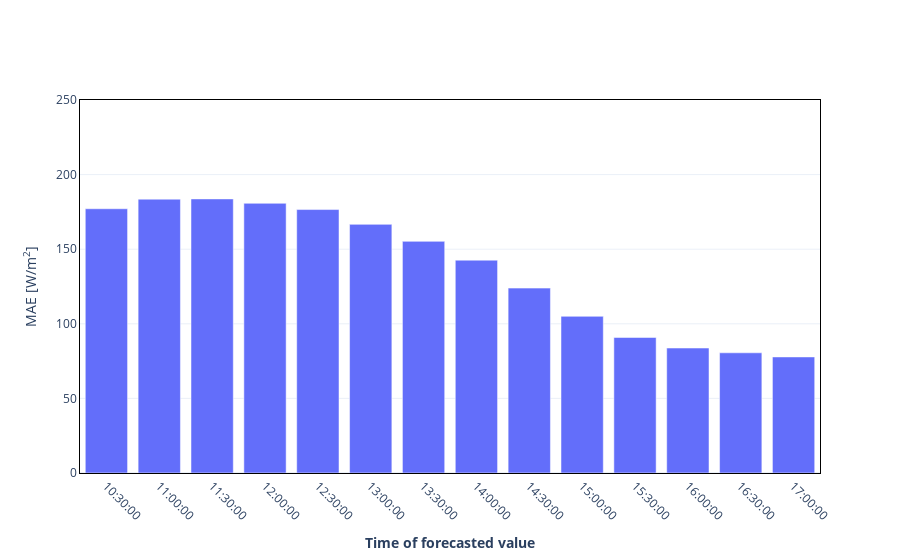

Here is the notebook cell this chart was saved with:
### Code cell
def MAE(mae_dict_hour_step,step):  
  """Get MAE for each hour of the day
  Args : 
  MAE dict from get_mae_dict_hour and that k-step
  Return :
  Graph and file
  """
  from plotly.subplots import make_subplots
  import plotly.graph_objects as go
  import plotly.io as pio
  pio.templates.default = 'plotly_white'
  day_time = pd.date_range('7:00:00', '17:00:00', freq='30min').time[step-1:]
  mae_error_list = [mae_dict_hour_step[hour] for hour in day_time]
  mae_error_array = np.array(mae_error_list)
  
  fig = go.Figure()
  fig.add_trace(go.Bar(x=day_time, y=mae_error_array, name = 'MAE'))
  fig.update_layout(xaxis_title='<b> Hour of Day </b>',
                      yaxis_title='<b> MAE [W/m2] </b>')
  fig.update_yaxes(title_text='MAE [W/m<sup>2</sup>]',range=[0, 250], 
                    showline=True, linewidth=1, linecolor='black',mirror=True,showgrid=True)
  fig.update_xaxes(title_text='<b> Time of forecasted value </b>',tickangle= 45,
                     showline=True, linewidth=1, linecolor='black',mirror=True)
  fig.show()
  pio.write_image(fig, 'Hourly_MAE_SARIMAX.pdf')
  return None

MAE(mae_dict_hour_8,8)

### Figure 1 — Plotly figure (JSON) as saved in the notebook; plotly's stock layout.template omitted (floating-point values rounded to 4 significant figures)
{"data": [{"name": "MAE", "type": "bar", "x": ["10:30:00", "11:00:00", "11:30:00", "12:00:00", "12:30:00", "13:00:00", "13:30:00", "14:00:00", "14:30:00", "15:00:00", "15:30:00", "16:00:00", "16:30:00", "17:00:00"], "y": [177.1, 183.5, 183.7, 180.8, 176.6, 166.6, 155.3, 142.7, 123.9, 105.0, 90.83, 83.75, 80.56, 77.8]}], "layout": {"xaxis": {"linecolor": "black", "linewidth": 1, "mirror": true, "showline": true, "tickangle": 45, "title": {"text": "<b> Time of forecasted value </b>"}}, "yaxis": {"linecolor": "black", "linewidth": 1, "mirror": true, "range": [0, 250], "showgrid": true, "showline": true, "title": {"text": "MAE [W/m<sup>2</sup>]"}}}}
